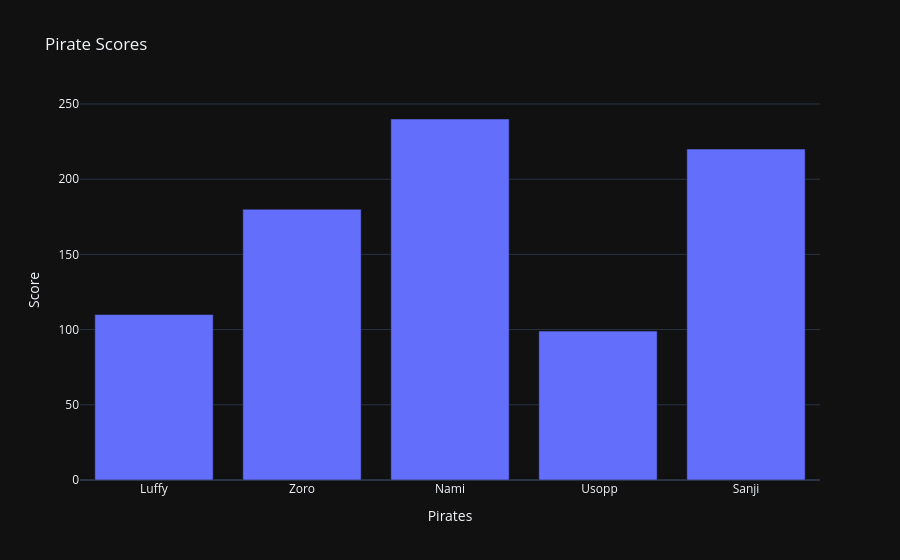

The cell this chart's notebook holds for it:
### Code cell
# making our plot

graph = go.Figure()

# choose bar graph and data
graph.add_trace(go.Bar(x=x1, y=y1)) # trace is analogous to ax in plt

# add titles and set to dark mode
graph.update_layout(title= 'Pirate Scores',
                    xaxis_title = 'Pirates',
                    yaxis_title= 'Score',
                    template= 'plotly_dark')

#show plot
graph.show()

### Figure 1 — Plotly figure (JSON) as saved in the notebook; plotly's stock layout.template omitted (floating-point values rounded to 4 significant figures)
{"data": [{"type": "bar", "x": ["Luffy", "Zoro", "Nami", " Usopp", "Sanji"], "y": [110, 180, 240, 99, 220]}], "layout": {"title": {"text": "Pirate Scores"}, "xaxis": {"title": {"text": "Pirates"}}, "yaxis": {"title": {"text": "Score"}}}}
